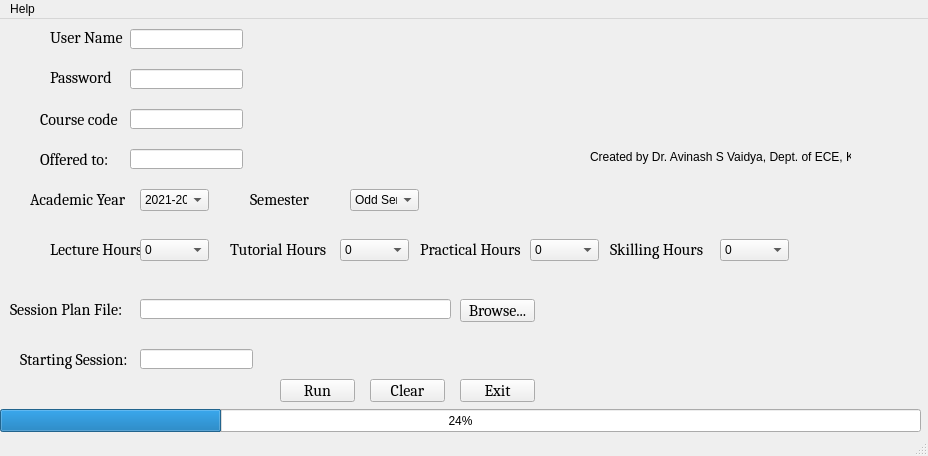
<?xml version="1.0" encoding="UTF-8"?>
<ui version="4.0">
 <author>Avinash Vaidya</author>
 <class>MainWindow</class>
 <widget class="QMainWindow" name="MainWindow">
  <property name="geometry">
   <rect>
    <x>0</x>
    <y>0</y>
    <width>928</width>
    <height>456</height>
   </rect>
  </property>
  <property name="windowTitle">
   <string>MainWindow</string>
  </property>
  <widget class="QWidget" name="centralwidget">
   <widget class="QLabel" name="label">
    <property name="geometry">
     <rect>
      <x>50</x>
      <y>10</y>
      <width>81</width>
      <height>16</height>
     </rect>
    </property>
    <property name="font">
     <font>
      <family>Cambria</family>
      <pointsize>12</pointsize>
     </font>
    </property>
    <property name="text">
     <string>User Name</string>
    </property>
   </widget>
   <widget class="QLineEdit" name="leUserName">
    <property name="geometry">
     <rect>
      <x>130</x>
      <y>10</y>
      <width>113</width>
      <height>20</height>
     </rect>
    </property>
   </widget>
   <widget class="QLabel" name="label_2">
    <property name="geometry">
     <rect>
      <x>50</x>
      <y>50</y>
      <width>81</width>
      <height>16</height>
     </rect>
    </property>
    <property name="font">
     <font>
      <family>Cambria</family>
      <pointsize>12</pointsize>
     </font>
    </property>
    <property name="text">
     <string>Password</string>
    </property>
   </widget>
   <widget class="QLineEdit" name="lePassword">
    <property name="geometry">
     <rect>
      <x>130</x>
      <y>50</y>
      <width>113</width>
      <height>20</height>
     </rect>
    </property>
    <property name="echoMode">
     <enum>QLineEdit::PasswordEchoOnEdit</enum>
    </property>
   </widget>
   <widget class="QLabel" name="label_3">
    <property name="geometry">
     <rect>
      <x>40</x>
      <y>90</y>
      <width>91</width>
      <height>20</height>
     </rect>
    </property>
    <property name="font">
     <font>
      <family>Cambria</family>
      <pointsize>12</pointsize>
     </font>
    </property>
    <property name="text">
     <string>Course code</string>
    </property>
   </widget>
   <widget class="QLineEdit" name="leCourseCode">
    <property name="geometry">
     <rect>
      <x>130</x>
      <y>90</y>
      <width>113</width>
      <height>20</height>
     </rect>
    </property>
    <property name="echoMode">
     <enum>QLineEdit::Normal</enum>
    </property>
   </widget>
   <widget class="QLabel" name="label_4">
    <property name="geometry">
     <rect>
      <x>50</x>
      <y>220</y>
      <width>91</width>
      <height>20</height>
     </rect>
    </property>
    <property name="font">
     <font>
      <family>Cambria</family>
      <pointsize>12</pointsize>
     </font>
    </property>
    <property name="text">
     <string>Lecture Hours</string>
    </property>
   </widget>
   <widget class="QComboBox" name="cbLectureHours">
    <property name="geometry">
     <rect>
      <x>140</x>
      <y>220</y>
      <width>69</width>
      <height>22</height>
     </rect>
    </property>
    <item>
     <property name="text">
      <string>0</string>
     </property>
    </item>
    <item>
     <property name="text">
      <string>1</string>
     </property>
    </item>
    <item>
     <property name="text">
      <string>2</string>
     </property>
    </item>
    <item>
     <property name="text">
      <string>3</string>
     </property>
    </item>
    <item>
     <property name="text">
      <string>4</string>
     </property>
    </item>
    <item>
     <property name="text">
      <string>5</string>
     </property>
    </item>
   </widget>
   <widget class="QLabel" name="label_5">
    <property name="geometry">
     <rect>
      <x>230</x>
      <y>220</y>
      <width>111</width>
      <height>20</height>
     </rect>
    </property>
    <property name="font">
     <font>
      <family>Cambria</family>
      <pointsize>12</pointsize>
     </font>
    </property>
    <property name="text">
     <string>Tutorial Hours</string>
    </property>
   </widget>
   <widget class="QComboBox" name="cbTutHours">
    <property name="geometry">
     <rect>
      <x>340</x>
      <y>220</y>
      <width>69</width>
      <height>22</height>
     </rect>
    </property>
    <item>
     <property name="text">
      <string>0</string>
     </property>
    </item>
    <item>
     <property name="text">
      <string>1</string>
     </property>
    </item>
    <item>
     <property name="text">
      <string>2</string>
     </property>
    </item>
    <item>
     <property name="text">
      <string>3</string>
     </property>
    </item>
    <item>
     <property name="text">
      <string>4</string>
     </property>
    </item>
    <item>
     <property name="text">
      <string>5</string>
     </property>
    </item>
   </widget>
   <widget class="QComboBox" name="cbPracticalHours">
    <property name="geometry">
     <rect>
      <x>530</x>
      <y>220</y>
      <width>69</width>
      <height>22</height>
     </rect>
    </property>
    <item>
     <property name="text">
      <string>0</string>
     </property>
    </item>
    <item>
     <property name="text">
      <string>1</string>
     </property>
    </item>
    <item>
     <property name="text">
      <string>2</string>
     </property>
    </item>
    <item>
     <property name="text">
      <string>3</string>
     </property>
    </item>
    <item>
     <property name="text">
      <string>4</string>
     </property>
    </item>
    <item>
     <property name="text">
      <string>5</string>
     </property>
    </item>
   </widget>
   <widget class="QLabel" name="label_6">
    <property name="geometry">
     <rect>
      <x>420</x>
      <y>220</y>
      <width>111</width>
      <height>20</height>
     </rect>
    </property>
    <property name="font">
     <font>
      <family>Cambria</family>
      <pointsize>12</pointsize>
     </font>
    </property>
    <property name="text">
     <string>Practical Hours</string>
    </property>
   </widget>
   <widget class="QLabel" name="label_7">
    <property name="geometry">
     <rect>
      <x>610</x>
      <y>220</y>
      <width>111</width>
      <height>20</height>
     </rect>
    </property>
    <property name="font">
     <font>
      <family>Cambria</family>
      <pointsize>12</pointsize>
     </font>
    </property>
    <property name="text">
     <string>Skilling Hours</string>
    </property>
   </widget>
   <widget class="QComboBox" name="cbSkillingHours">
    <property name="geometry">
     <rect>
      <x>720</x>
      <y>220</y>
      <width>69</width>
      <height>22</height>
     </rect>
    </property>
    <item>
     <property name="text">
      <string>0</string>
     </property>
    </item>
    <item>
     <property name="text">
      <string>1</string>
     </property>
    </item>
    <item>
     <property name="text">
      <string>2</string>
     </property>
    </item>
    <item>
     <property name="text">
      <string>3</string>
     </property>
    </item>
    <item>
     <property name="text">
      <string>4</string>
     </property>
    </item>
    <item>
     <property name="text">
      <string>5</string>
     </property>
    </item>
   </widget>
   <widget class="QPushButton" name="pbRun">
    <property name="geometry">
     <rect>
      <x>280</x>
      <y>360</y>
      <width>75</width>
      <height>23</height>
     </rect>
    </property>
    <property name="font">
     <font>
      <family>Cambria</family>
      <pointsize>12</pointsize>
      <weight>50</weight>
      <bold>false</bold>
     </font>
    </property>
    <property name="text">
     <string>Run</string>
    </property>
   </widget>
   <widget class="QPushButton" name="pbClear">
    <property name="geometry">
     <rect>
      <x>370</x>
      <y>360</y>
      <width>75</width>
      <height>23</height>
     </rect>
    </property>
    <property name="font">
     <font>
      <family>Cambria</family>
      <pointsize>12</pointsize>
      <weight>50</weight>
      <bold>false</bold>
     </font>
    </property>
    <property name="text">
     <string>Clear</string>
    </property>
   </widget>
   <widget class="QPushButton" name="pbExit">
    <property name="geometry">
     <rect>
      <x>460</x>
      <y>360</y>
      <width>75</width>
      <height>23</height>
     </rect>
    </property>
    <property name="font">
     <font>
      <family>Cambria</family>
      <pointsize>12</pointsize>
      <weight>50</weight>
      <bold>false</bold>
     </font>
    </property>
    <property name="text">
     <string>Exit</string>
    </property>
   </widget>
   <widget class="QLabel" name="label_8">
    <property name="geometry">
     <rect>
      <x>250</x>
      <y>170</y>
      <width>91</width>
      <height>20</height>
     </rect>
    </property>
    <property name="font">
     <font>
      <family>Cambria</family>
      <pointsize>12</pointsize>
     </font>
    </property>
    <property name="text">
     <string>Semester</string>
    </property>
   </widget>
   <widget class="QComboBox" name="cbSem">
    <property name="geometry">
     <rect>
      <x>350</x>
      <y>170</y>
      <width>69</width>
      <height>22</height>
     </rect>
    </property>
    <item>
     <property name="text">
      <string>Odd Sem</string>
     </property>
    </item>
    <item>
     <property name="text">
      <string>Even Sem</string>
     </property>
    </item>
    <item>
     <property name="text">
      <string>Summer Term</string>
     </property>
    </item>
   </widget>
   <widget class="QComboBox" name="cbAcademicYear">
    <property name="geometry">
     <rect>
      <x>140</x>
      <y>170</y>
      <width>69</width>
      <height>22</height>
     </rect>
    </property>
    <item>
     <property name="text">
      <string>2021-2022</string>
     </property>
    </item>
   </widget>
   <widget class="QLabel" name="label_9">
    <property name="geometry">
     <rect>
      <x>30</x>
      <y>170</y>
      <width>111</width>
      <height>20</height>
     </rect>
    </property>
    <property name="font">
     <font>
      <family>Cambria</family>
      <pointsize>12</pointsize>
     </font>
    </property>
    <property name="text">
     <string>Academic Year</string>
    </property>
   </widget>
   <widget class="QLabel" name="label_10">
    <property name="geometry">
     <rect>
      <x>10</x>
      <y>280</y>
      <width>121</width>
      <height>20</height>
     </rect>
    </property>
    <property name="font">
     <font>
      <family>Cambria</family>
      <pointsize>12</pointsize>
     </font>
    </property>
    <property name="text">
     <string>Session Plan File:</string>
    </property>
   </widget>
   <widget class="QLineEdit" name="leFilePath">
    <property name="geometry">
     <rect>
      <x>140</x>
      <y>280</y>
      <width>311</width>
      <height>20</height>
     </rect>
    </property>
    <property name="echoMode">
     <enum>QLineEdit::Normal</enum>
    </property>
   </widget>
   <widget class="QPushButton" name="pbBrowse">
    <property name="geometry">
     <rect>
      <x>460</x>
      <y>280</y>
      <width>75</width>
      <height>23</height>
     </rect>
    </property>
    <property name="font">
     <font>
      <family>Cambria</family>
      <pointsize>12</pointsize>
      <weight>50</weight>
      <bold>false</bold>
     </font>
    </property>
    <property name="text">
     <string>Browse...</string>
    </property>
   </widget>
   <widget class="QLabel" name="label_11">
    <property name="geometry">
     <rect>
      <x>20</x>
      <y>330</y>
      <width>121</width>
      <height>20</height>
     </rect>
    </property>
    <property name="font">
     <font>
      <family>Cambria</family>
      <pointsize>12</pointsize>
     </font>
    </property>
    <property name="text">
     <string>Starting Session:</string>
    </property>
   </widget>
   <widget class="QLineEdit" name="leStartingSession">
    <property name="geometry">
     <rect>
      <x>140</x>
      <y>330</y>
      <width>113</width>
      <height>20</height>
     </rect>
    </property>
    <property name="echoMode">
     <enum>QLineEdit::Normal</enum>
    </property>
   </widget>
   <widget class="QLineEdit" name="leOfferedTo">
    <property name="geometry">
     <rect>
      <x>130</x>
      <y>130</y>
      <width>113</width>
      <height>20</height>
     </rect>
    </property>
    <property name="text">
     <string/>
    </property>
    <property name="echoMode">
     <enum>QLineEdit::Normal</enum>
    </property>
   </widget>
   <widget class="QLabel" name="label_12">
    <property name="geometry">
     <rect>
      <x>40</x>
      <y>130</y>
      <width>91</width>
      <height>20</height>
     </rect>
    </property>
    <property name="font">
     <font>
      <family>Cambria</family>
      <pointsize>12</pointsize>
     </font>
    </property>
    <property name="text">
     <string>Offered to:</string>
    </property>
   </widget>
   <widget class="QProgressBar" name="progressBar">
    <property name="geometry">
     <rect>
      <x>0</x>
      <y>390</y>
      <width>921</width>
      <height>23</height>
     </rect>
    </property>
    <property name="value">
     <number>24</number>
    </property>
   </widget>
   <widget class="QLabel" name="label_13">
    <property name="geometry">
     <rect>
      <x>580</x>
      <y>0</y>
      <width>341</width>
      <height>121</height>
     </rect>
    </property>
    <property name="text">
     <string/>
    </property>
    <property name="pixmap">
     <pixmap>G:/My Drive/avinash.s.vaidya@klh.edu.in 2020-10-09 10 05/KLH_Logo.png</pixmap>
    </property>
   </widget>
   <widget class="QLabel" name="label_14">
    <property name="geometry">
     <rect>
      <x>590</x>
      <y>130</y>
      <width>261</width>
      <height>16</height>
     </rect>
    </property>
    <property name="text">
     <string>Created by Dr. Avinash S Vaidya, Dept. of ECE, KLH</string>
    </property>
   </widget>
  </widget>
  <widget class="QMenuBar" name="menubar">
   <property name="geometry">
    <rect>
     <x>0</x>
     <y>0</y>
     <width>928</width>
     <height>21</height>
    </rect>
   </property>
   <widget class="QMenu" name="menuHelp">
    <property name="title">
     <string>Help</string>
    </property>
    <addaction name="actionInstructions"/>
    <addaction name="actionSample_Session_Plan"/>
   </widget>
   <addaction name="menuHelp"/>
  </widget>
  <widget class="QStatusBar" name="statusbar"/>
  <action name="actionInstructions">
   <property name="text">
    <string>Instructions</string>
   </property>
  </action>
  <action name="actionSample_Session_Plan">
   <property name="text">
    <string>Sample Session Plan</string>
   </property>
  </action>
 </widget>
 <resources/>
 <connections/>
</ui>
